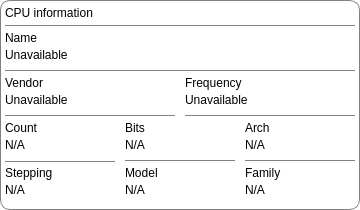
     <widget class="QFrame" name="cpuifrme">
      <property name="geometry">
       <rect>
        <x>580</x>
        <y>30</y>
        <width>360</width>
        <height>210</height>
       </rect>
      </property>
      <property name="sizePolicy">
       <sizepolicy hsizetype="Fixed" vsizetype="Fixed">
        <horstretch>0</horstretch>
        <verstretch>0</verstretch>
       </sizepolicy>
      </property>
      <property name="minimumSize">
       <size>
        <width>360</width>
        <height>210</height>
       </size>
      </property>
      <property name="maximumSize">
       <size>
        <width>360</width>
        <height>210</height>
       </size>
      </property>
      <property name="styleSheet">
       <string notr="true">background: transparent; border: 1px solid #808080; border-radius: 10px;</string>
      </property>
      <property name="frameShape">
       <enum>QFrame::StyledPanel</enum>
      </property>
      <property name="frameShadow">
       <enum>QFrame::Raised</enum>
      </property>
      <widget class="QLabel" name="cpuiname">
       <property name="geometry">
        <rect>
         <x>5</x>
         <y>45</y>
         <width>350</width>
         <height>20</height>
        </rect>
       </property>
       <property name="sizePolicy">
        <sizepolicy hsizetype="Fixed" vsizetype="Fixed">
         <horstretch>0</horstretch>
         <verstretch>0</verstretch>
        </sizepolicy>
       </property>
       <property name="minimumSize">
        <size>
         <width>350</width>
         <height>20</height>
        </size>
       </property>
       <property name="maximumSize">
        <size>
         <width>350</width>
         <height>20</height>
        </size>
       </property>
       <property name="styleSheet">
        <string notr="true">font: 15pt &quot;JetBrains Mono&quot;; border: none;</string>
       </property>
       <property name="text">
        <string>Unavailable</string>
       </property>
      </widget>
      <widget class="QLabel" name="cpuilb02">
       <property name="geometry">
        <rect>
         <x>5</x>
         <y>30</y>
         <width>350</width>
         <height>15</height>
        </rect>
       </property>
       <property name="sizePolicy">
        <sizepolicy hsizetype="Fixed" vsizetype="Fixed">
         <horstretch>0</horstretch>
         <verstretch>0</verstretch>
        </sizepolicy>
       </property>
       <property name="minimumSize">
        <size>
         <width>350</width>
         <height>15</height>
        </size>
       </property>
       <property name="maximumSize">
        <size>
         <width>350</width>
         <height>15</height>
        </size>
       </property>
       <property name="styleSheet">
        <string notr="true">font: 10pt &quot;Inter&quot;; border: none;</string>
       </property>
       <property name="text">
        <string>Name</string>
       </property>
      </widget>
      <widget class="Line" name="cpuiln02">
       <property name="geometry">
        <rect>
         <x>5</x>
         <y>70</y>
         <width>350</width>
         <height>1</height>
        </rect>
       </property>
       <property name="sizePolicy">
        <sizepolicy hsizetype="Fixed" vsizetype="Fixed">
         <horstretch>0</horstretch>
         <verstretch>0</verstretch>
        </sizepolicy>
       </property>
       <property name="minimumSize">
        <size>
         <width>350</width>
         <height>1</height>
        </size>
       </property>
       <property name="maximumSize">
        <size>
         <width>350</width>
         <height>1</height>
        </size>
       </property>
       <property name="orientation">
        <enum>Qt::Horizontal</enum>
       </property>
      </widget>
      <widget class="QLabel" name="cpuilb03">
       <property name="geometry">
        <rect>
         <x>5</x>
         <y>75</y>
         <width>170</width>
         <height>15</height>
        </rect>
       </property>
       <property name="sizePolicy">
        <sizepolicy hsizetype="Fixed" vsizetype="Fixed">
         <horstretch>0</horstretch>
         <verstretch>0</verstretch>
        </sizepolicy>
       </property>
       <property name="minimumSize">
        <size>
         <width>170</width>
         <height>15</height>
        </size>
       </property>
       <property name="maximumSize">
        <size>
         <width>170</width>
         <height>15</height>
        </size>
       </property>
       <property name="styleSheet">
        <string notr="true">font: 10pt &quot;Inter&quot;; border: none;</string>
       </property>
       <property name="text">
        <string>Vendor</string>
       </property>
      </widget>
      <widget class="QLabel" name="cpuivend">
       <property name="geometry">
        <rect>
         <x>5</x>
         <y>90</y>
         <width>170</width>
         <height>20</height>
        </rect>
       </property>
       <property name="sizePolicy">
        <sizepolicy hsizetype="Fixed" vsizetype="Fixed">
         <horstretch>0</horstretch>
         <verstretch>0</verstretch>
        </sizepolicy>
       </property>
       <property name="minimumSize">
        <size>
         <width>170</width>
         <height>20</height>
        </size>
       </property>
       <property name="maximumSize">
        <size>
         <width>170</width>
         <height>20</height>
        </size>
       </property>
       <property name="styleSheet">
        <string notr="true">font: 15pt &quot;JetBrains Mono&quot;; border: none;</string>
       </property>
       <property name="text">
        <string>Unavailable</string>
       </property>
      </widget>
      <widget class="Line" name="cpuiln03">
       <property name="geometry">
        <rect>
         <x>5</x>
         <y>115</y>
         <width>170</width>
         <height>1</height>
        </rect>
       </property>
       <property name="sizePolicy">
        <sizepolicy hsizetype="Fixed" vsizetype="Fixed">
         <horstretch>0</horstretch>
         <verstretch>0</verstretch>
        </sizepolicy>
       </property>
       <property name="minimumSize">
        <size>
         <width>170</width>
         <height>1</height>
        </size>
       </property>
       <property name="maximumSize">
        <size>
         <width>170</width>
         <height>1</height>
        </size>
       </property>
       <property name="orientation">
        <enum>Qt::Horizontal</enum>
       </property>
      </widget>
      <widget class="QLabel" name="cpuibits">
       <property name="geometry">
        <rect>
         <x>125</x>
         <y>135</y>
         <width>110</width>
         <height>20</height>
        </rect>
       </property>
       <property name="sizePolicy">
        <sizepolicy hsizetype="Fixed" vsizetype="Fixed">
         <horstretch>0</horstretch>
         <verstretch>0</verstretch>
        </sizepolicy>
       </property>
       <property name="minimumSize">
        <size>
         <width>110</width>
         <height>20</height>
        </size>
       </property>
       <property name="maximumSize">
        <size>
         <width>110</width>
         <height>20</height>
        </size>
       </property>
       <property name="styleSheet">
        <string notr="true">font: 15pt &quot;JetBrains Mono&quot;; border: none;</string>
       </property>
       <property name="text">
        <string>N/A</string>
       </property>
      </widget>
      <widget class="Line" name="cpuiln06">
       <property name="geometry">
        <rect>
         <x>125</x>
         <y>160</y>
         <width>110</width>
         <height>1</height>
        </rect>
       </property>
       <property name="sizePolicy">
        <sizepolicy hsizetype="Fixed" vsizetype="Fixed">
         <horstretch>0</horstretch>
         <verstretch>0</verstretch>
        </sizepolicy>
       </property>
       <property name="minimumSize">
        <size>
         <width>110</width>
         <height>1</height>
        </size>
       </property>
       <property name="maximumSize">
        <size>
         <width>110</width>
         <height>1</height>
        </size>
       </property>
       <property name="orientation">
        <enum>Qt::Horizontal</enum>
       </property>
      </widget>
      <widget class="QLabel" name="cpuilb06">
       <property name="geometry">
        <rect>
         <x>125</x>
         <y>120</y>
         <width>110</width>
         <height>15</height>
        </rect>
       </property>
       <property name="sizePolicy">
        <sizepolicy hsizetype="Fixed" vsizetype="Fixed">
         <horstretch>0</horstretch>
         <verstretch>0</verstretch>
        </sizepolicy>
       </property>
       <property name="minimumSize">
        <size>
         <width>110</width>
         <height>15</height>
        </size>
       </property>
       <property name="maximumSize">
        <size>
         <width>110</width>
         <height>15</height>
        </size>
       </property>
       <property name="styleSheet">
        <string notr="true">font: 10pt &quot;Inter&quot;; border: none;</string>
       </property>
       <property name="text">
        <string>Bits</string>
       </property>
      </widget>
      <widget class="QLabel" name="cpuiarch">
       <property name="geometry">
        <rect>
         <x>245</x>
         <y>135</y>
         <width>110</width>
         <height>20</height>
        </rect>
       </property>
       <property name="sizePolicy">
        <sizepolicy hsizetype="Fixed" vsizetype="Fixed">
         <horstretch>0</horstretch>
         <verstretch>0</verstretch>
        </sizepolicy>
       </property>
       <property name="minimumSize">
        <size>
         <width>110</width>
         <height>20</height>
        </size>
       </property>
       <property name="maximumSize">
        <size>
         <width>110</width>
         <height>20</height>
        </size>
       </property>
       <property name="styleSheet">
        <string notr="true">font: 15pt &quot;JetBrains Mono&quot;; border: none;</string>
       </property>
       <property name="text">
        <string>N/A</string>
       </property>
      </widget>
      <widget class="QLabel" name="cpuilb07">
       <property name="geometry">
        <rect>
         <x>245</x>
         <y>120</y>
         <width>110</width>
         <height>15</height>
        </rect>
       </property>
       <property name="sizePolicy">
        <sizepolicy hsizetype="Fixed" vsizetype="Fixed">
         <horstretch>0</horstretch>
         <verstretch>0</verstretch>
        </sizepolicy>
       </property>
       <property name="minimumSize">
        <size>
         <width>110</width>
         <height>15</height>
        </size>
       </property>
       <property name="maximumSize">
        <size>
         <width>110</width>
         <height>15</height>
        </size>
       </property>
       <property name="styleSheet">
        <string notr="true">font: 10pt &quot;Inter&quot;; border: none;</string>
       </property>
       <property name="text">
        <string>Arch</string>
       </property>
      </widget>
      <widget class="Line" name="cpuiln07">
       <property name="geometry">
        <rect>
         <x>245</x>
         <y>160</y>
         <width>110</width>
         <height>1</height>
        </rect>
       </property>
       <property name="sizePolicy">
        <sizepolicy hsizetype="Fixed" vsizetype="Fixed">
         <horstretch>0</horstretch>
         <verstretch>0</verstretch>
        </sizepolicy>
       </property>
       <property name="minimumSize">
        <size>
         <width>110</width>
         <height>1</height>
        </size>
       </property>
       <property name="maximumSize">
        <size>
         <width>110</width>
         <height>1</height>
        </size>
       </property>
       <property name="orientation">
        <enum>Qt::Horizontal</enum>
       </property>
      </widget>
      <widget class="QLabel" name="cpuiqant">
       <property name="geometry">
        <rect>
         <x>5</x>
         <y>135</y>
         <width>110</width>
         <height>20</height>
        </rect>
       </property>
       <property name="sizePolicy">
        <sizepolicy hsizetype="Fixed" vsizetype="Fixed">
         <horstretch>0</horstretch>
         <verstretch>0</verstretch>
        </sizepolicy>
       </property>
       <property name="minimumSize">
        <size>
         <width>110</width>
         <height>20</height>
        </size>
       </property>
       <property name="maximumSize">
        <size>
         <width>110</width>
         <height>20</height>
        </size>
       </property>
       <property name="styleSheet">
        <string notr="true">font: 15pt &quot;JetBrains Mono&quot;; border: none;</string>
       </property>
       <property name="text">
        <string>N/A</string>
       </property>
      </widget>
      <widget class="Line" name="cpuiln05">
       <property name="geometry">
        <rect>
         <x>5</x>
         <y>161</y>
         <width>110</width>
         <height>1</height>
        </rect>
       </property>
       <property name="sizePolicy">
        <sizepolicy hsizetype="Fixed" vsizetype="Fixed">
         <horstretch>0</horstretch>
         <verstretch>0</verstretch>
        </sizepolicy>
       </property>
       <property name="minimumSize">
        <size>
         <width>110</width>
         <height>1</height>
        </size>
       </property>
       <property name="maximumSize">
        <size>
         <width>110</width>
         <height>1</height>
        </size>
       </property>
       <property name="orientation">
        <enum>Qt::Horizontal</enum>
       </property>
      </widget>
      <widget class="QLabel" name="cpuilb05">
       <property name="geometry">
        <rect>
         <x>5</x>
         <y>120</y>
         <width>110</width>
         <height>15</height>
        </rect>
       </property>
       <property name="sizePolicy">
        <sizepolicy hsizetype="Fixed" vsizetype="Fixed">
         <horstretch>0</horstretch>
         <verstretch>0</verstretch>
        </sizepolicy>
       </property>
       <property name="minimumSize">
        <size>
         <width>110</width>
         <height>15</height>
        </size>
       </property>
       <property name="maximumSize">
        <size>
         <width>110</width>
         <height>15</height>
        </size>
       </property>
       <property name="styleSheet">
        <string notr="true">font: 10pt &quot;Inter&quot;; border: none;</string>
       </property>
       <property name="text">
        <string>Count</string>
       </property>
      </widget>
      <widget class="QLabel" name="cpuilb09">
       <property name="geometry">
        <rect>
         <x>125</x>
         <y>165</y>
         <width>110</width>
         <height>15</height>
        </rect>
       </property>
       <property name="sizePolicy">
        <sizepolicy hsizetype="Fixed" vsizetype="Fixed">
         <horstretch>0</horstretch>
         <verstretch>0</verstretch>
        </sizepolicy>
       </property>
       <property name="minimumSize">
        <size>
         <width>110</width>
         <height>15</height>
        </size>
       </property>
       <property name="maximumSize">
        <size>
         <width>110</width>
         <height>15</height>
        </size>
       </property>
       <property name="styleSheet">
        <string notr="true">font: 10pt &quot;Inter&quot;; border: none;</string>
       </property>
       <property name="text">
        <string>Model</string>
       </property>
      </widget>
      <widget class="QLabel" name="cpuilb10">
       <property name="geometry">
        <rect>
         <x>245</x>
         <y>165</y>
         <width>110</width>
         <height>15</height>
        </rect>
       </property>
       <property name="sizePolicy">
        <sizepolicy hsizetype="Fixed" vsizetype="Fixed">
         <horstretch>0</horstretch>
         <verstretch>0</verstretch>
        </sizepolicy>
       </property>
       <property name="minimumSize">
        <size>
         <width>110</width>
         <height>15</height>
        </size>
       </property>
       <property name="maximumSize">
        <size>
         <width>110</width>
         <height>15</height>
        </size>
       </property>
       <property name="styleSheet">
        <string notr="true">font: 10pt &quot;Inter&quot;; border: none;</string>
       </property>
       <property name="text">
        <string>Family</string>
       </property>
      </widget>
      <widget class="QLabel" name="cpuifmly">
       <property name="geometry">
        <rect>
         <x>245</x>
         <y>180</y>
         <width>110</width>
         <height>20</height>
        </rect>
       </property>
       <property name="sizePolicy">
        <sizepolicy hsizetype="Fixed" vsizetype="Fixed">
         <horstretch>0</horstretch>
         <verstretch>0</verstretch>
        </sizepolicy>
       </property>
       <property name="minimumSize">
        <size>
         <width>110</width>
         <height>20</height>
        </size>
       </property>
       <property name="maximumSize">
        <size>
         <width>110</width>
         <height>20</height>
        </size>
       </property>
       <property name="styleSheet">
        <string notr="true">font: 15pt &quot;JetBrains Mono&quot;; border: none;</string>
       </property>
       <property name="text">
        <string>N/A</string>
       </property>
      </widget>
      <widget class="QLabel" name="cpuistep">
       <property name="geometry">
        <rect>
         <x>5</x>
         <y>180</y>
         <width>110</width>
         <height>20</height>
        </rect>
       </property>
       <property name="sizePolicy">
        <sizepolicy hsizetype="Fixed" vsizetype="Fixed">
         <horstretch>0</horstretch>
         <verstretch>0</verstretch>
        </sizepolicy>
       </property>
       <property name="minimumSize">
        <size>
         <width>110</width>
         <height>20</height>
        </size>
       </property>
       <property name="maximumSize">
        <size>
         <width>110</width>
         <height>20</height>
        </size>
       </property>
       <property name="styleSheet">
        <string notr="true">font: 15pt &quot;JetBrains Mono&quot;; border: none;</string>
       </property>
       <property name="text">
        <string>N/A</string>
       </property>
      </widget>
      <widget class="QLabel" name="cpuilb08">
       <property name="geometry">
        <rect>
         <x>5</x>
         <y>165</y>
         <width>110</width>
         <height>15</height>
        </rect>
       </property>
       <property name="sizePolicy">
        <sizepolicy hsizetype="Fixed" vsizetype="Fixed">
         <horstretch>0</horstretch>
         <verstretch>0</verstretch>
        </sizepolicy>
       </property>
       <property name="minimumSize">
        <size>
         <width>110</width>
         <height>15</height>
        </size>
       </property>
       <property name="maximumSize">
        <size>
         <width>110</width>
         <height>15</height>
        </size>
       </property>
       <property name="styleSheet">
        <string notr="true">font: 10pt &quot;Inter&quot;; border: none;</string>
       </property>
       <property name="text">
        <string>Stepping</string>
       </property>
      </widget>
      <widget class="QLabel" name="cpuimodl">
       <property name="geometry">
        <rect>
         <x>125</x>
         <y>180</y>
         <width>110</width>
         <height>20</height>
        </rect>
       </property>
       <property name="sizePolicy">
        <sizepolicy hsizetype="Fixed" vsizetype="Fixed">
         <horstretch>0</horstretch>
         <verstretch>0</verstretch>
        </sizepolicy>
       </property>
       <property name="minimumSize">
        <size>
         <width>110</width>
         <height>20</height>
        </size>
       </property>
       <property name="maximumSize">
        <size>
         <width>110</width>
         <height>20</height>
        </size>
       </property>
       <property name="styleSheet">
        <string notr="true">font: 15pt &quot;JetBrains Mono&quot;; border: none;</string>
       </property>
       <property name="text">
        <string>N/A</string>
       </property>
      </widget>
      <widget class="QLabel" name="cpuifreq">
       <property name="geometry">
        <rect>
         <x>185</x>
         <y>90</y>
         <width>170</width>
         <height>20</height>
        </rect>
       </property>
       <property name="sizePolicy">
        <sizepolicy hsizetype="Fixed" vsizetype="Fixed">
         <horstretch>0</horstretch>
         <verstretch>0</verstretch>
        </sizepolicy>
       </property>
       <property name="minimumSize">
        <size>
         <width>170</width>
         <height>20</height>
        </size>
       </property>
       <property name="maximumSize">
        <size>
         <width>170</width>
         <height>20</height>
        </size>
       </property>
       <property name="styleSheet">
        <string notr="true">font: 15pt &quot;JetBrains Mono&quot;; border: none;</string>
       </property>
       <property name="text">
        <string>Unavailable</string>
       </property>
      </widget>
      <widget class="Line" name="cpuiln04">
       <property name="geometry">
        <rect>
         <x>185</x>
         <y>115</y>
         <width>170</width>
         <height>1</height>
        </rect>
       </property>
       <property name="sizePolicy">
        <sizepolicy hsizetype="Fixed" vsizetype="Fixed">
         <horstretch>0</horstretch>
         <verstretch>0</verstretch>
        </sizepolicy>
       </property>
       <property name="minimumSize">
        <size>
         <width>170</width>
         <height>1</height>
        </size>
       </property>
       <property name="maximumSize">
        <size>
         <width>170</width>
         <height>1</height>
        </size>
       </property>
       <property name="orientation">
        <enum>Qt::Horizontal</enum>
       </property>
      </widget>
      <widget class="QLabel" name="cpuilb04">
       <property name="geometry">
        <rect>
         <x>185</x>
         <y>75</y>
         <width>170</width>
         <height>15</height>
        </rect>
       </property>
       <property name="sizePolicy">
        <sizepolicy hsizetype="Fixed" vsizetype="Fixed">
         <horstretch>0</horstretch>
         <verstretch>0</verstretch>
        </sizepolicy>
       </property>
       <property name="minimumSize">
        <size>
         <width>170</width>
         <height>15</height>
        </size>
       </property>
       <property name="maximumSize">
        <size>
         <width>170</width>
         <height>15</height>
        </size>
       </property>
       <property name="styleSheet">
        <string notr="true">font: 10pt &quot;Inter&quot;; border: none;</string>
       </property>
       <property name="text">
        <string>Frequency</string>
       </property>
      </widget>
      <widget class="Line" name="cpuiln01">
       <property name="geometry">
        <rect>
         <x>5</x>
         <y>25</y>
         <width>350</width>
         <height>1</height>
        </rect>
       </property>
       <property name="sizePolicy">
        <sizepolicy hsizetype="Fixed" vsizetype="Fixed">
         <horstretch>0</horstretch>
         <verstretch>0</verstretch>
        </sizepolicy>
       </property>
       <property name="minimumSize">
        <size>
         <width>350</width>
         <height>1</height>
        </size>
       </property>
       <property name="maximumSize">
        <size>
         <width>350</width>
         <height>1</height>
        </size>
       </property>
       <property name="orientation">
        <enum>Qt::Horizontal</enum>
       </property>
      </widget>
      <widget class="QLabel" name="cpuilb01">
       <property name="geometry">
        <rect>
         <x>5</x>
         <y>5</y>
         <width>350</width>
         <height>15</height>
        </rect>
       </property>
       <property name="sizePolicy">
        <sizepolicy hsizetype="Fixed" vsizetype="Fixed">
         <horstretch>0</horstretch>
         <verstretch>0</verstretch>
        </sizepolicy>
       </property>
       <property name="minimumSize">
        <size>
         <width>350</width>
         <height>15</height>
        </size>
       </property>
       <property name="maximumSize">
        <size>
         <width>350</width>
         <height>15</height>
        </size>
       </property>
       <property name="styleSheet">
        <string notr="true">font: 600 10pt &quot;Inter&quot;; border: none;</string>
       </property>
       <property name="text">
        <string>CPU information</string>
       </property>
      </widget>
     </widget>
